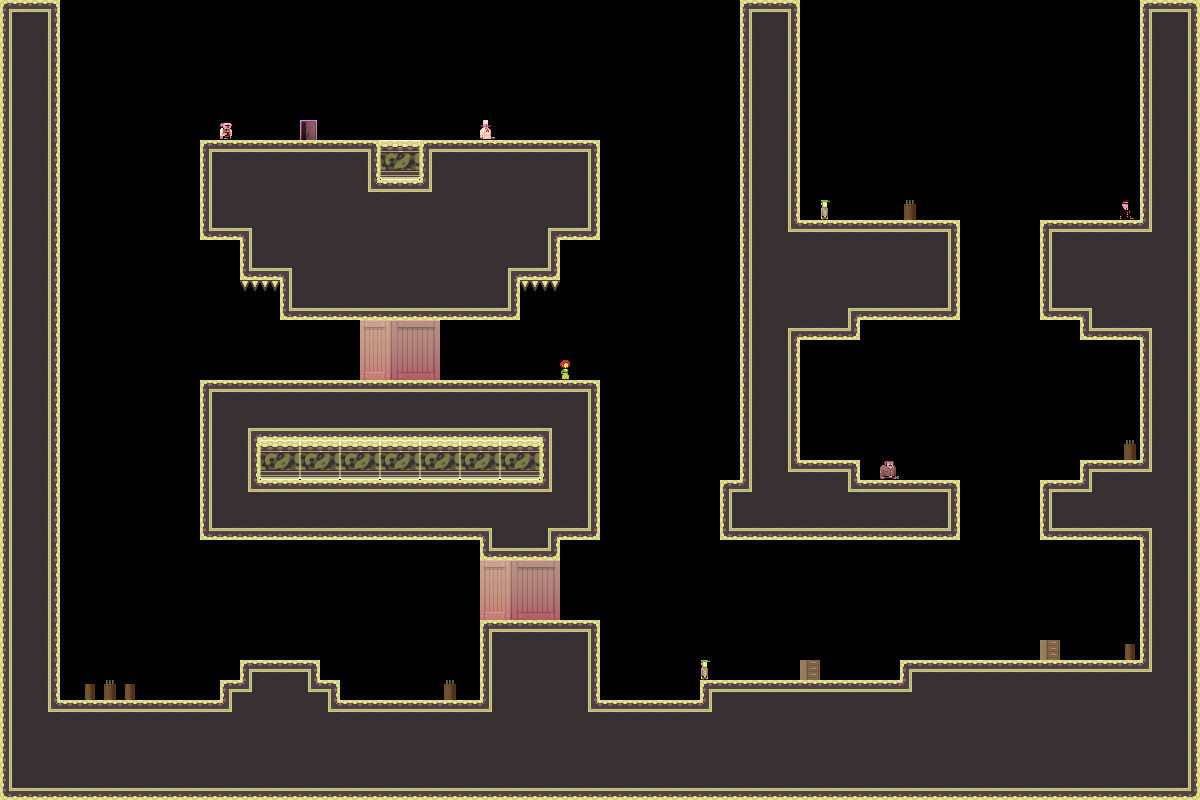

The image is a tile-based game level rendered from a .tmx file. Its description and source (layers, tilesets, objects; grid data summarised) follow:
An orthogonal 60x40 tile map with 20x20 px tiles, 1 tile layer (bg) and 3 objects.

<map version="1.0" orientation="orthogonal" width="60" height="40" tilewidth="20" tileheight="20">
 <tileset firstgid="1" name="tiles_military" tilewidth="20" tileheight="20">
  <image source="../../../../../XNAModeContent/Lemonade/tiles_military.png" width="400" height="400" />
  <terraintypes>
   <terrain name="solid" tile="151" />
   <terrain name="hollow" tile="94" />
  </terraintypes>
  <tile id="8" terrain=",,,1" />
  <tile id="9" terrain=",,1,1" />
  <tile id="10" terrain=",,1,1" />
  <tile id="11" terrain=",,1,1" />
  <tile id="12" terrain=",,1,1" />
  <tile id="13" terrain=",,1,1" />
  <tile id="14" terrain=",,1," />
  <tile id="15" terrain="1,1,1," />
  <tile id="16" terrain="1,1,,1" />
  <tile id="28" terrain=",1,,1" />
  <tile id="34" terrain="1,,1," />
  <tile id="35" terrain="1,,1,1" />
  <tile id="36" terrain=",1,1,1" />
  <tile id="48" terrain=",1,,1" />
  <tile id="54" terrain="1,,1," />
  <tile id="68" terrain=",1,,1" />
  <tile id="74" terrain="1,,1," />
  <tile id="88" terrain=",1,,1" />
  <tile id="94" terrain="1,,1," />
  <tile id="108" terrain=",1,,1" />
  <tile id="114" terrain="1,,1," />
  <tile id="128" terrain=",1,," />
  <tile id="129" terrain="1,1,," />
  <tile id="130" terrain="1,1,," />
  <tile id="131" terrain="1,1,," />
  <tile id="132" terrain="1,1,," />
  <tile id="133" terrain="1,1,," />
  <tile id="134" terrain="1,,," />
  <tile id="148" terrain=",,,0" />
  <tile id="149" terrain=",,0,0" />
  <tile id="150" terrain=",,0," />
  <tile id="151" terrain="0,0,0," />
  <tile id="152" terrain="0,0,," />
  <tile id="153" terrain="0,0,,0" />
  <tile id="168" terrain=",0,,0" />
  <tile id="170" terrain="0,,0," />
  <tile id="171" terrain="0,,0," />
  <tile id="173" terrain=",0,,0" />
  <tile id="188" terrain=",0,," />
  <tile id="189" terrain="0,0,," />
  <tile id="190" terrain="0,,," />
  <tile id="191" terrain="0,,0,0" />
  <tile id="192" terrain=",,0,0" />
  <tile id="193" terrain=",0,0,0" />
  <tile id="194" terrain="0,0,0,0" />
  <tile id="195" terrain="1,1,1,1" />
  <tile id="356">
   <properties>
    <property name="LargeCrate" value="" />
   </properties>
  </tile>
  <tile id="380">
   <properties>
    <property name="Andre" value="" />
   </properties>
  </tile>
  <tile id="381">
   <properties>
    <property name="Liselot" value="" />
   </properties>
  </tile>
  <tile id="382">
   <properties>
    <property name="Amsterdaam" value="" />
   </properties>
  </tile>
  <tile id="383">
   <properties>
    <property name="Worker" value="" />
   </properties>
  </tile>
  <tile id="384">
   <properties>
    <property name="Inspector" value="" />
   </properties>
  </tile>
  <tile id="385">
   <properties>
    <property name="Chef" value="" />
   </properties>
  </tile>
  <tile id="386">
   <properties>
    <property name="Exit" value="" />
   </properties>
  </tile>
  <tile id="387">
   <properties>
    <property name="Trampoline" value="" />
   </properties>
  </tile>
  <tile id="388">
   <properties>
    <property name="SmallCrate" value="" />
   </properties>
  </tile>
  <tile id="389">
   <properties>
    <property name="SugarBag" value="" />
   </properties>
  </tile>
 </tileset>
 <layer name="bg" width="60" height="40">
  <data>[2400 cells, 1166 non-empty, 68 distinct tile ids]</data>
 </layer>
 <objectgroup name="boxes" width="60" height="40">
  <object x="140" y="380">
   <polyline points="0,0 0,260" />
  </object>
  <object x="680" y="140">
   <polyline points="-40,0 -40,240" />
  </object>
  <object x="880" y="180">
   <polyline points="0,0 120,0 120,440 20,440" />
  </object>
 </objectgroup>
</map>
